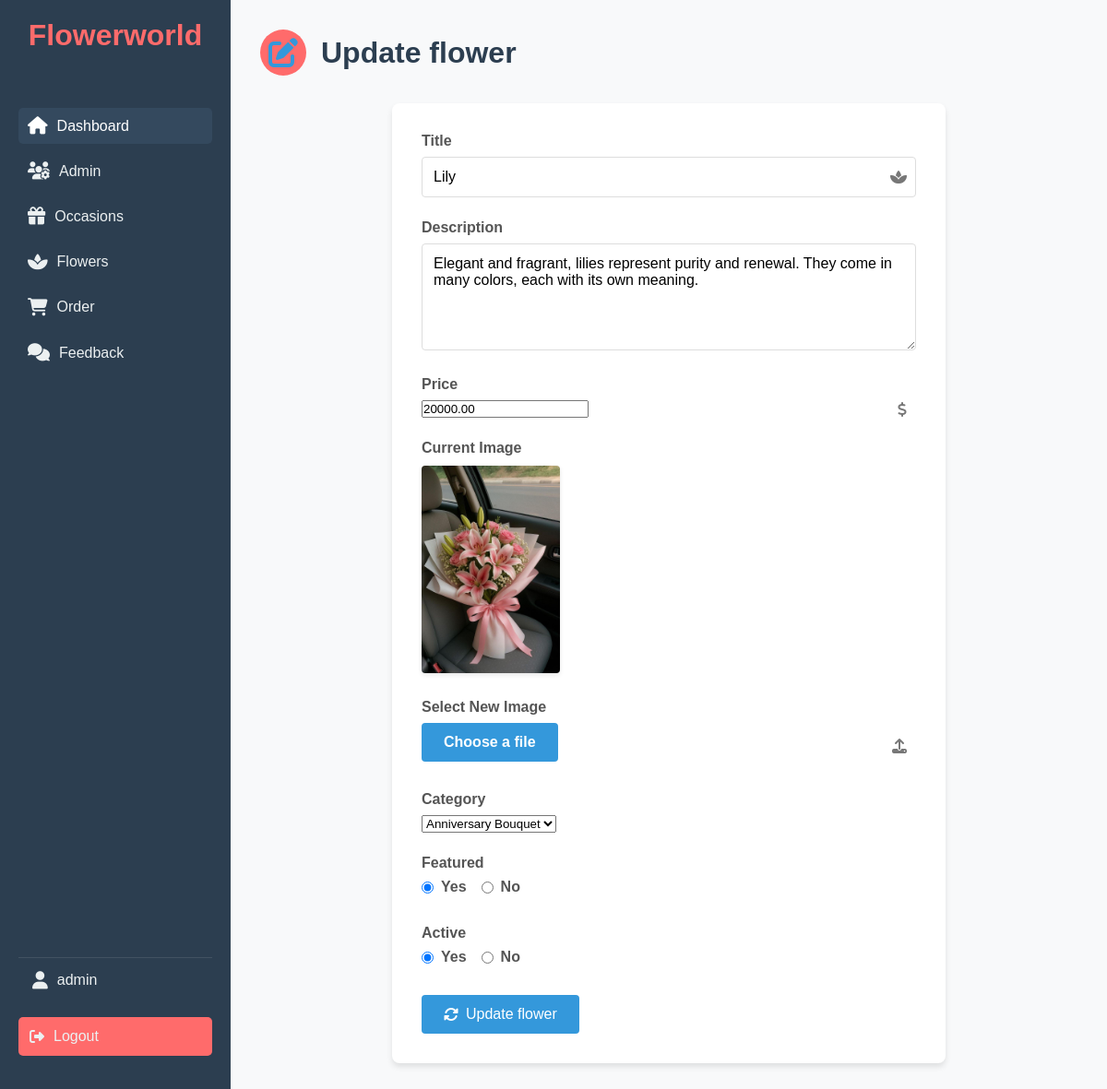
The page /admin/update-flower.php?id=3 (signed in) on the database its author committed.
### tables this page shows
CREATE TABLE `tbl_flower` (
  `id` int(10) UNSIGNED NOT NULL,
  `title` varchar(100) NOT NULL,
  `description` text NOT NULL,
  `price` decimal(10,2) NOT NULL,
  `image_name` varchar(255) NOT NULL,
  `category_id` int(10) UNSIGNED NOT NULL,
  `featured` varchar(10) NOT NULL,
  `active` varchar(10) NOT NULL
);

CREATE TABLE `tbl_category` (
  `id` int(10) UNSIGNED NOT NULL,
  `title` varchar(100) NOT NULL,
  `image_name` varchar(255) NOT NULL,
  `featured` varchar(10) NOT NULL,
  `active` varchar(10) NOT NULL,
  `date_modified` datetime NOT NULL DEFAULT current_timestamp()
);

### admin/update-flower.php (the view, shortened to what this page needs)
<?php include('partials/menu.php'); ?>
<div class="dashboard-container">
    <div class="sidebar">
        <div class="logo">
            <h1>Flowerworld</h1>
        </div>
        <nav>
            <a href="index.php" class="active"><i class="fas fa-home"></i> <span>Dashboard</span></a>
            <a href="manage-admin.php"><i class="fas fa-users-cog"></i> <span>Admin</span></a>
            <a href="manage-category.php"><i class="fas fa-gift"></i> <span>Occasions</span></a>
            <a href="manage-flower.php"><i class="fas fa-spa"></i> <span>Flowers</span></a>
            <a href="manage-order.php"><i class="fas fa-shopping-cart"></i> <span>Order</span></a>
            <a href="manage-feedback.php"><i class="fas fa-comments"></i> <span>Feedback</span></a>
        </nav>
        <div class="sidebar-footer">
            <div class="user-profile">
                <i class="fas fa-user"></i>
                <span><?php echo $_SESSION['user']; ?></span>
            </div>
            <a href="logout.php" class="logout-btn"><i class="fas fa-sign-out-alt"></i> Logout</a>
        </div>
    </div>
    <div class="main-content">
        <h1 class="dashboard-title">
            <span class="title-icon"><i class="fas fa-edit"></i></span>
            Update flower
        </h1>
        <div class="flower-form-container">
            <?php
                if(isset($_GET['id']))
                {
                    $id = $_GET['id'];
                    $sql2 = "SELECT * FROM tbl_flower WHERE id=$id";
                    $res2 = mysqli_query($conn, $sql2);
                    $row2 = mysqli_fetch_assoc($res2);
                    $title = $row2['title'];
                    $description = $row2['description'];
                    $price = $row2['price'];
                    $current_image = $row2['image_name'];
                    $current_category = $row2['category_id'];
                    $featured = $row2['featured'];
                    $active = $row2['active'];
                }
                else
                {
                    header('location:'.SITEURL.'admin/manage-flower.php');
                }
            ?>
            <form action="" method="POST" enctype="multipart/form-data" class="flower-form" id="flowerForm">
                <div class="form-group">
                    <label for="title">Title</label>
                    <div class="input-group">
                        <input type="text" id="title" name="title" value="<?php echo $title; ?>" required>
                        <i class="fas fa-spa"></i>
                    </div>
                </div>
                <div class="form-group">
                    <label for="description">Description</label>
                    <textarea name="description" id="description" cols="30" rows="5" required><?php echo $description; ?></textarea>
                </div>
                <div class="form-group">
                    <label for="price">Price</label>
                    <div class="input-group">
                        <input type="number" id="price" name="price" value="<?php echo $price; ?>" required>
                        <i class="fas fa-dollar-sign"></i>
                    </div>
                </div>
                <div class="form-group">
                    <label>Current Image</label>
                    <div class="current-image">
                        <?php
                            if($current_image == "")
                            {
                                echo "<div class='error'>Image not Available.</div>";
                            }
                            else
                            {
                                ?>
                                <img src="<?php echo SITEURL; ?>images/flower/<?php echo $current_image; ?>" width="150px">
                                <?php
                            }
                        ?>
                    </div>
                </div>
                <div class="form-group">
                    <label for="image">Select New Image</label>
                    <div class="input-group file-input">
                        <label for="image"><i class="fas fa-upload"></i> Choose a file</label>
                    </div>
                </div>
                <div class="form-group">
                    <label for="category">Category</label>
                    <select name="category" id="category">
                        <?php
                            $sql = "SELECT * FROM tbl_category WHERE active='Yes'";
                            $res = mysqli_query($conn, $sql);
                            $count = mysqli_num_rows($res);
                            if($count>0)
                            {
                                while($row=mysqli_fetch_assoc($res))
                                {
                                    $category_title = $row['title'];
                                    $category_id = $row['id'];
                                    echo "<option ".($current_category==$category_id ? "selected" : "")." value='$category_id'>$category_title</option>";
                                }
                            }
                            else
                            {
                                echo "<option value='0'>Category Not Available.</option>";
                            }
                        ?>
                    </select>
                </div>
                <div class="form-group">
                    <label>Featured</label>
                    <div class="radio-group">
                        <label><input type="radio" name="featured" value="Yes" <?php if($featured=="Yes"){echo "checked";} ?>> Yes</label>
                        <label><input type="radio" name="featured" value="No" <?php if($featured=="No"){echo "checked";} ?>> No</label>
                    </div>
                </div>
                <div class="form-group">
                    <label>Active</label>
                    <div class="radio-group">
                        <label><input type="radio" name="active" value="Yes" <?php if($active=="Yes"){echo "checked";} ?>> Yes</label>
                        <label><input type="radio" name="active" value="No" <?php if($active=="No"){echo "checked";} ?>> No</label>
                    </div>
                </div>
                <button type="submit" name="submit" class="btn-update-flower">
                    <i class="fas fa-sync-alt"></i> Update flower
                </button>
            </form>
        </div>
    </div>
</div>
<?php include('partials/footer.php'); ?>

### admin/css/styles.css (style rules this page uses)
:root { --primary-color: #ff6b6b; --secondary-color: #4ecdc4; --text-color: #333; --background-color: #f8f9fa; --sidebar-bg: #2c3e50; --sidebar-text: #ecf0f1; }
* { margin: 0; padding: 0; box-sizing: border-box; font-family: 'Arial', sans-serif; }
body { background-color: var(--background-color); color: var(--text-color); font-family: 'Arial', sans-serif; }
.dashboard-container { display: flex; height: 100vh; overflow: hidden; }
.sidebar { width: 250px; background-color: var(--sidebar-bg); color: var(--sidebar-text); padding: 20px; display: flex; flex-direction: column; transition: width 0.3s ease; position: fixed; top: 0; left: 0; bottom: 0; overflow-y: auto; }
.sidebar .logo { text-align: center; margin-bottom: 30px; }
.sidebar .logo h1 { font-size: 2rem; color: var(--primary-color); }
.sidebar nav { flex-grow: 1; }
.sidebar nav a { display: flex; align-items: center; padding: 12px 15px; color: var(--sidebar-text); text-decoration: none; transition: background-color 0.3s, color 0.3s; border-radius: 5px; margin-bottom: 10px; }
.sidebar nav a span { opacity: 1; transition: opacity 0.3s; }
.sidebar nav a:hover, .sidebar nav a.active { background-color: var(--primary-color); color: #fff; }
.sidebar-footer { margin-top: auto; padding-bottom: 20px; }
.sidebar nav a i { margin-right: 10px; font-size: 1.2em; }
.user-profile { display: flex; align-items: center; padding: 15px; border-top: 1px solid rgba(255, 255, 255, 0.1); }
.user-profile i { margin-right: 10px; font-size: 1.2em; }
.logout-btn { display: block; background-color: var(--primary-color); color: #fff; text-align: center; padding: 12px; text-decoration: none; border-radius: 5px; margin-top: 15px; transition: background-color 0.3s; }
.main-content { flex-grow: 1; padding: 30px; background-color: var(--background-color); margin-left: 250px; overflow-y: auto; height: 100vh; }
.main-content h1 { margin-bottom: 30px; color: #2c3e50; }
.dashboard-title { font-size: 2.5rem; color: var(--secondary-color); margin-bottom: 30px; display: flex; align-items: center; }
.title-icon { background-color: var(--primary-color); color: white; padding: 10px; border-radius: 50%; margin-right: 15px; display: inline-flex; align-items: center; justify-content: center; width: 50px; height: 50px; }

### rows shown on the page
tbl_flower: title "Lily", description "Elegant and fragrant, lilies represent purity and renewal. They come in many colors, each with its own meaning.", price "20000.00", image_name (picture), category "Anniversary Bouquet", featured "☑ Yes", featured "☐ No", active "☑ Yes", active "☐ No"

### other values the page prints
$_SESSION['user'] "admin"
